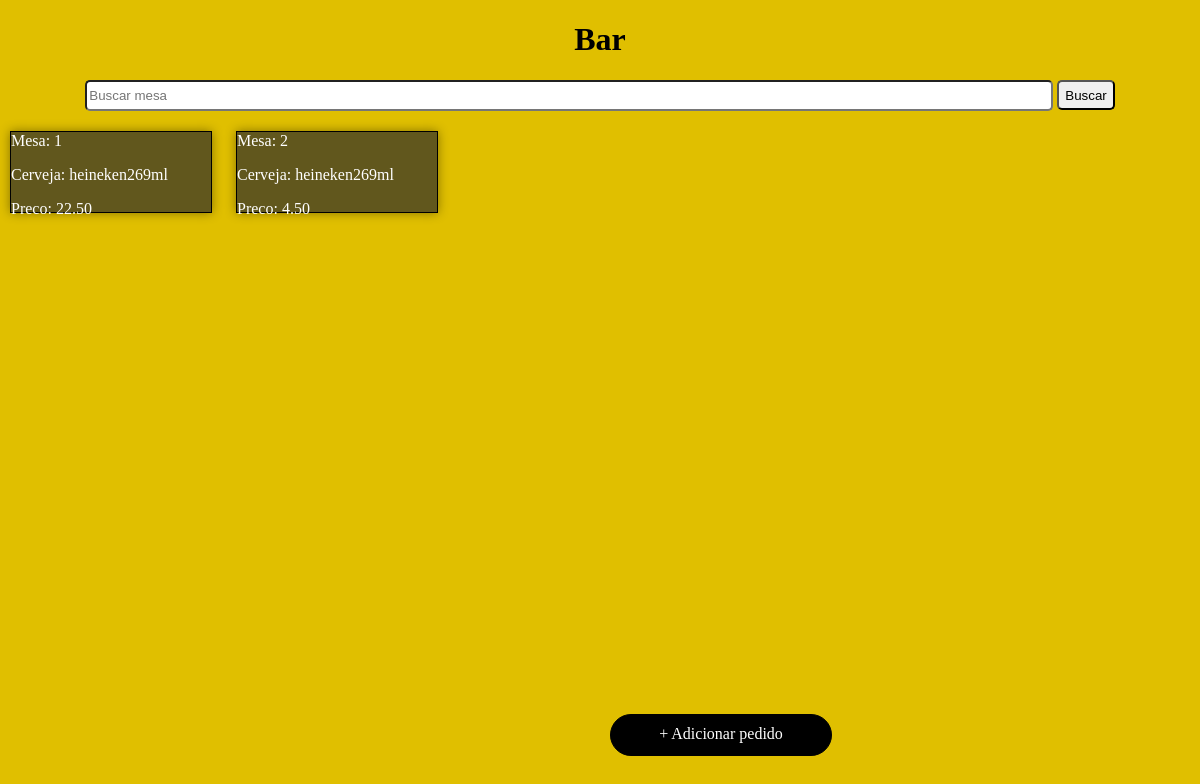
Before: / with the older database file.
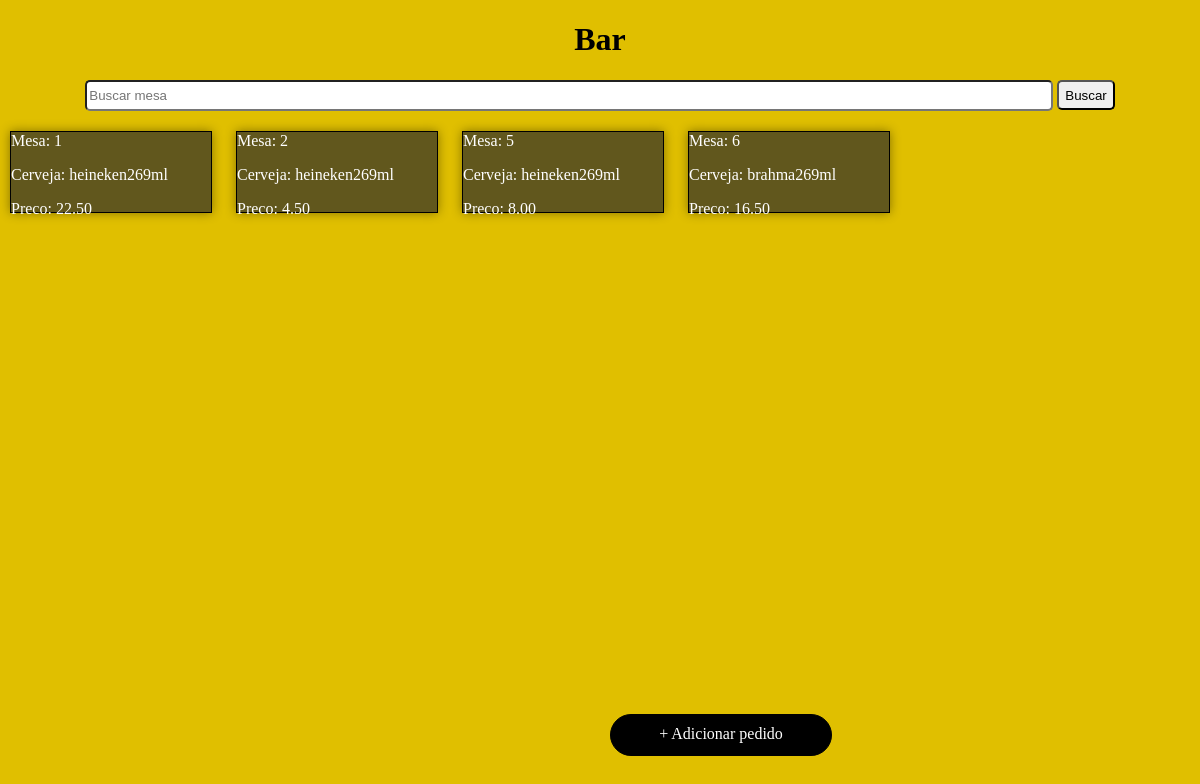
After: the same page with the newer database file.
### comanda/models.py (models this page shows, shortened)
class Comanda(models.Model):
    mesa = models.IntegerField()
    cerveja = models.CharField(max_length=20, null=True)
    refrigerante = models.CharField(max_length=20, null=True)
    espetinho = models.CharField(max_length=20, null=True)
    cervejaQtd = models.IntegerField(null=True)
    refrigeranteQtd = models.IntegerField(null=True)
    espetinhoQtd = models.IntegerField(null=True)
    cervejaPrecoTotal = models.DecimalField(max_digits=10, decimal_places=2, null=True)
    refrigerantePrecoTotal = models.DecimalField(
        max_digits=10, decimal_places=2, null=True
    )
    espetinhoPrecoTotal = models.DecimalField(
        max_digits=10, decimal_places=2, null=True
    )
    precoTotal = models.DecimalField(max_digits=10, decimal_places=2, null=True)
    listaItensSelecionados = models.JSONField(null=True)

### comanda/views.py (the view)
# urls.py: path("", views.visualizarPedidos, name="visualizarPedidos"),
def visualizarPedidos(request):
    pedidos = Comanda.objects.all()
    return render(request, "index.html", {"pedidos": pedidos})

### comanda/templates/index.html (shortened to what this page needs)
{% load static %}
<!DOCTYPE html>
<html lang="pt-br">
<head>
      <link rel="stylesheet" href="{% static 'style.css' %}">
</head>
<body>
    <header>
        <h1>Bar</h1>
    </header>
    <nav>
        <form action="#" method="GET">
                <input  id="pesquisar" type="text" id="ipesquisa" placeholder="Buscar mesa">
                <input id="buscar" type="submit" value="Buscar">
        </form>
    </nav>
    <main>
        {% for pedido in pedidos %}
           <a class="mesa" href="{% url 'pedido' pedido.id %}">Mesa: {{ pedido.mesa }}
                <p>Cerveja: {{ pedido.cerveja }}</p>
                <p>Preco: {{ pedido.precoTotal }}</p>
            </a>
        {% endfor %}
    </main>
    <div id="adicionar">
        <a href="{% url 'comanda'  %}"> + Adicionar pedido</a>
    </div>
</body>
</html>

Changed rows visible on the page:
added Comanda: mesa "5", cerveja "heineken269ml", precoTotal "8.00"
added Comanda: mesa "6", cerveja "brahma269ml", precoTotal "16.50"
